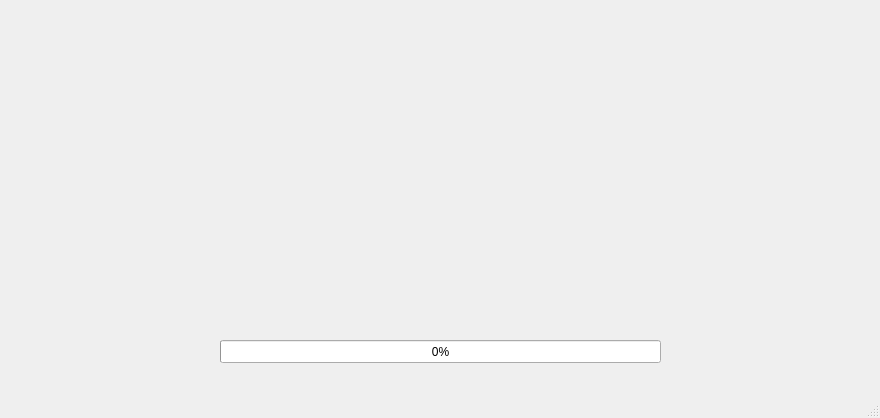
<?xml version="1.0" encoding="UTF-8"?>
<ui version="4.0">
 <class>MainWindow</class>
 <widget class="QMainWindow" name="MainWindow">
  <property name="geometry">
   <rect>
    <x>0</x>
    <y>0</y>
    <width>880</width>
    <height>418</height>
   </rect>
  </property>
  <property name="minimumSize">
   <size>
    <width>880</width>
    <height>418</height>
   </size>
  </property>
  <property name="maximumSize">
   <size>
    <width>880</width>
    <height>418</height>
   </size>
  </property>
  <property name="windowTitle">
   <string>Splash screen - Omar Othman</string>
  </property>
  <property name="styleSheet">
   <string notr="true">QToolTip
{
    border: 1px solid #76797C;
    background-color: rgb(90, 102, 117);;
    color: white;
    padding: 5px;
    opacity: 200;
}

QWidget
{
    color: #eff0f1;
    background-color: #31363b;
    selection-background-color:#3daee9;
    selection-color: #eff0f1;
    background-clip: border;
    border-image: none;
    border: 0px transparent black;
    outline: 0;
}

QWidget:item:hover
{
    background-color: #18465d;
    color: #eff0f1;
}

QWidget:item:selected
{
    background-color: #18465d;
}

QCheckBox
{
    spacing: 5px;
    outline: none;
    color: #eff0f1;
    margin-bottom: 2px;
}

QCheckBox:disabled
{
    color: #76797C;
}

QCheckBox::indicator,
QGroupBox::indicator
{
    width: 18px;
    height: 18px;
}
QGroupBox::indicator
{
    margin-left: 2px;
}

QCheckBox::indicator:unchecked
{
    image: url(:/qss_icons/rc/checkbox_unchecked.png);
}

QCheckBox::indicator:unchecked:hover,
QCheckBox::indicator:unchecked:focus,
QCheckBox::indicator:unchecked:pressed,
QGroupBox::indicator:unchecked:hover,
QGroupBox::indicator:unchecked:focus,
QGroupBox::indicator:unchecked:pressed
{
  border: none;
    image: url(:/qss_icons/rc/checkbox_unchecked_focus.png);
}

QCheckBox::indicator:checked
{
    image: url(:/qss_icons/rc/checkbox_checked.png);
}

QCheckBox::indicator:checked:hover,
QCheckBox::indicator:checked:focus,
QCheckBox::indicator:checked:pressed,
QGroupBox::indicator:checked:hover,
QGroupBox::indicator:checked:focus,
QGroupBox::indicator:checked:pressed
{
  border: none;
    image: url(:/qss_icons/rc/checkbox_checked_focus.png);
}


QCheckBox::indicator:indeterminate
{
    image: url(:/qss_icons/rc/checkbox_indeterminate.png);
}

QCheckBox::indicator:indeterminate:focus,
QCheckBox::indicator:indeterminate:hover,
QCheckBox::indicator:indeterminate:pressed
{
    image: url(:/qss_icons/rc/checkbox_indeterminate_focus.png);
}

QCheckBox::indicator:checked:disabled,
QGroupBox::indicator:checked:disabled
{
    image: url(:/qss_icons/rc/checkbox_checked_disabled.png);
}

QCheckBox::indicator:unchecked:disabled,
QGroupBox::indicator:unchecked:disabled
{
    image: url(:/qss_icons/rc/checkbox_unchecked_disabled.png);
}

QRadioButton
{
    spacing: 5px;
    outline: none;
    color: #eff0f1;
    margin-bottom: 2px;
}

QRadioButton:disabled
{
    color: #76797C;
}
QRadioButton::indicator
{
    width: 21px;
    height: 21px;
}

QRadioButton::indicator:unchecked
{
    image: url(:/qss_icons/rc/radio_unchecked.png);
}


QRadioButton::indicator:unchecked:hover,
QRadioButton::indicator:unchecked:focus,
QRadioButton::indicator:unchecked:pressed
{
    border: none;
    outline: none;
    image: url(:/qss_icons/rc/radio_unchecked_focus.png);
}

QRadioButton::indicator:checked
{
    border: none;
    outline: none;
    image: url(:/qss_icons/rc/radio_checked.png);
}

QRadioButton::indicator:checked:hover,
QRadioButton::indicator:checked:focus,
QRadioButton::indicator:checked:pressed
{
    border: none;
    outline: none;
    image: url(:/qss_icons/rc/radio_checked_focus.png);
}

QRadioButton::indicator:checked:disabled
{
    outline: none;
    image: url(:/qss_icons/rc/radio_checked_disabled.png);
}

QRadioButton::indicator:unchecked:disabled
{
    image: url(:/qss_icons/rc/radio_unchecked_disabled.png);
}


QMenuBar
{
    background-color: #31363b;
    color: #eff0f1;
}

QMenuBar::item
{
    background: transparent;
}

QMenuBar::item:selected
{
    background: transparent;
    border: 1px solid #76797C;
}

QMenuBar::item:pressed
{
    border: 1px solid #76797C;
    background-color: #3daee9;
    color: #eff0f1;
    margin-bottom:-1px;
    padding-bottom:1px;
}

QMenu
{
    border: 1px solid #76797C;
    color: #eff0f1;
    margin: 2px;
}

QMenu::icon
{
    margin: 5px;
}

QMenu::item
{
    padding: 5px 30px 5px 30px;
    border: 1px solid transparent; /* reserve space for selection border */
}

QMenu::item:selected
{
    color: #eff0f1;
}

QMenu::separator {
    height: 2px;
    background: lightblue;
    margin-left: 10px;
    margin-right: 5px;
}

QMenu::indicator {
    width: 18px;
    height: 18px;
}

/* non-exclusive indicator = check box style indicator
   (see QActionGroup::setExclusive) */
QMenu::indicator:non-exclusive:unchecked {
    image: url(:/qss_icons/rc/checkbox_unchecked.png);
}

QMenu::indicator:non-exclusive:unchecked:selected {
    image: url(:/qss_icons/rc/checkbox_unchecked_disabled.png);
}

QMenu::indicator:non-exclusive:checked {
    image: url(:/qss_icons/rc/checkbox_checked.png);
}

QMenu::indicator:non-exclusive:checked:selected {
    image: url(:/qss_icons/rc/checkbox_checked_disabled.png);
}

/* exclusive indicator = radio button style indicator (see QActionGroup::setExclusive) */
QMenu::indicator:exclusive:unchecked {
    image: url(:/qss_icons/rc/radio_unchecked.png);
}

QMenu::indicator:exclusive:unchecked:selected {
    image: url(:/qss_icons/rc/radio_unchecked_disabled.png);
}

QMenu::indicator:exclusive:checked {
    image: url(:/qss_icons/rc/radio_checked.png);
}

QMenu::indicator:exclusive:checked:selected {
    image: url(:/qss_icons/rc/radio_checked_disabled.png);
}

QMenu::right-arrow {
    margin: 5px;
    image: url(:/qss_icons/rc/right_arrow.png)
}


QWidget:disabled
{
    color: #454545;
    background-color: #31363b;
}

QAbstractItemView
{
    alternate-background-color: #31363b;
    color: #eff0f1;
    border: 1px solid 3A3939;
    border-radius: 2px;
}

QWidget:focus, QMenuBar:focus
{
    border: 1px solid #3daee9;
}

QTabWidget:focus, QCheckBox:focus, QRadioButton:focus, QSlider:focus
{
    border: none;
}

QLineEdit
{
    background-color: #232629;
    padding: 5px;
    border-style: solid;
    border: 1px solid #76797C;
    border-radius: 2px;
    color: #eff0f1;
}

QAbstractItemView QLineEdit
{
    padding: 0;
}

QGroupBox {
    border:1px solid #76797C;
    border-radius: 2px;
    margin-top: 20px;
}

QGroupBox::title {
    subcontrol-origin: margin;
    subcontrol-position: top center;
    padding-left: 10px;
    padding-right: 10px;
    padding-top: 10px;
}

QAbstractScrollArea
{
    border-radius: 2px;
    border: 1px solid #76797C;
    background-color: transparent;
}

QScrollBar:horizontal
{
    height: 15px;
    margin: 3px 15px 3px 15px;
    border: 1px transparent #2A2929;
    border-radius: 4px;
    background-color: #2A2929;
}

QScrollBar::handle:horizontal
{
    background-color: #605F5F;
    min-width: 5px;
    border-radius: 4px;
}

QScrollBar::add-line:horizontal
{
    margin: 0px 3px 0px 3px;
    border-image: url(:/qss_icons/rc/right_arrow_disabled.png);
    width: 10px;
    height: 10px;
    subcontrol-position: right;
    subcontrol-origin: margin;
}

QScrollBar::sub-line:horizontal
{
    margin: 0px 3px 0px 3px;
    border-image: url(:/qss_icons/rc/left_arrow_disabled.png);
    height: 10px;
    width: 10px;
    subcontrol-position: left;
    subcontrol-origin: margin;
}

QScrollBar::add-line:horizontal:hover,QScrollBar::add-line:horizontal:on
{
    border-image: url(:/qss_icons/rc/right_arrow.png);
    height: 10px;
    width: 10px;
    subcontrol-position: right;
    subcontrol-origin: margin;
}


QScrollBar::sub-line:horizontal:hover, QScrollBar::sub-line:horizontal:on
{
    border-image: url(:/qss_icons/rc/left_arrow.png);
    height: 10px;
    width: 10px;
    subcontrol-position: left;
    subcontrol-origin: margin;
}

QScrollBar::up-arrow:horizontal, QScrollBar::down-arrow:horizontal
{
    background: none;
}


QScrollBar::add-page:horizontal, QScrollBar::sub-page:horizontal
{
    background: none;
}

QScrollBar:vertical
{
    background-color: #2A2929;
    width: 15px;
    margin: 15px 3px 15px 3px;
    border: 1px transparent #2A2929;
    border-radius: 4px;
}

QScrollBar::handle:vertical
{
    background-color: #605F5F;
    min-height: 5px;
    border-radius: 4px;
}

QScrollBar::sub-line:vertical
{
    margin: 3px 0px 3px 0px;
    border-image: url(:/qss_icons/rc/up_arrow_disabled.png);
    height: 10px;
    width: 10px;
    subcontrol-position: top;
    subcontrol-origin: margin;
}

QScrollBar::add-line:vertical
{
    margin: 3px 0px 3px 0px;
    border-image: url(:/qss_icons/rc/down_arrow_disabled.png);
    height: 10px;
    width: 10px;
    subcontrol-position: bottom;
    subcontrol-origin: margin;
}

QScrollBar::sub-line:vertical:hover,QScrollBar::sub-line:vertical:on
{

    border-image: url(:/qss_icons/rc/up_arrow.png);
    height: 10px;
    width: 10px;
    subcontrol-position: top;
    subcontrol-origin: margin;
}


QScrollBar::add-line:vertical:hover, QScrollBar::add-line:vertical:on
{
    border-image: url(:/qss_icons/rc/down_arrow.png);
    height: 10px;
    width: 10px;
    subcontrol-position: bottom;
    subcontrol-origin: margin;
}

QScrollBar::up-arrow:vertical, QScrollBar::down-arrow:vertical
{
    background: none;
}


QScrollBar::add-page:vertical, QScrollBar::sub-page:vertical
{
    background: none;
}

QTextEdit
{
    background-color: #232629;
    color: #eff0f1;
    border: 1px solid #76797C;
}

QPlainTextEdit
{
    background-color: #232629;;
    color: #eff0f1;
    border-radius: 2px;
    border: 1px solid #76797C;
}

QHeaderView::section
{
    background-color: #76797C;
    color: #eff0f1;
    padding: 5px;
    border: 1px solid #76797C;
}

QSizeGrip {
    image: url(:/qss_icons/rc/sizegrip.png);
    width: 12px;
    height: 12px;
}


QMainWindow::separator
{
    background-color: #31363b;
    color: white;
    padding-left: 4px;
    spacing: 2px;
    border: 1px dashed #76797C;
}

QMainWindow::separator:hover
{

    background-color: #787876;
    color: white;
    padding-left: 4px;
    border: 1px solid #76797C;
    spacing: 2px;
}


QMenu::separator
{
    height: 1px;
    background-color: #76797C;
    color: white;
    padding-left: 4px;
    margin-left: 10px;
    margin-right: 5px;
}


QFrame
{
    border-radius: 2px;
    border: 1px solid #76797C;
}

QFrame[frameShape=&quot;0&quot;]
{
    border-radius: 2px;
    border: 1px transparent #76797C;
}

QStackedWidget
{
    border: 1px transparent black;
}

QToolBar {
    border: 1px transparent #393838;
    background: 1px solid #31363b;
    font-weight: bold;
}

QToolBar::handle:horizontal {
    image: url(:/qss_icons/rc/Hmovetoolbar.png);
}
QToolBar::handle:vertical {
    image: url(:/qss_icons/rc/Vmovetoolbar.png);
}
QToolBar::separator:horizontal {
    image: url(:/qss_icons/rc/Hsepartoolbar.png);
}
QToolBar::separator:vertical {
    image: url(:/qss_icons/rc/Vsepartoolbar.png);
}
QToolButton#qt_toolbar_ext_button {
    background: #58595a
}

QPushButton
{
    color: #eff0f1;
    background-color: #31363b;
    border-width: 1px;
    border-color: #76797C;
    border-style: solid;
    padding: 5px;
    border-radius: 2px;
    outline: none;
}

QPushButton:disabled
{
    background-color: #31363b;
    border-width: 1px;
    border-color: #454545;
    border-style: solid;
    padding-top: 5px;
    padding-bottom: 5px;
    padding-left: 10px;
    padding-right: 10px;
    border-radius: 2px;
    color: #454545;
}

QPushButton:focus {
    background-color: #3daee9;
    color: white;
}

QPushButton:pressed
{
    background-color: #3daee9;
    padding-top: -15px;
    padding-bottom: -17px;
}

QComboBox
{
    selection-background-color: #3daee9;
    border-style: solid;
    border: 1px solid #76797C;
    border-radius: 2px;
    padding: 5px;
    min-width: 75px;
}

QPushButton:checked{
    background-color: #76797C;
    border-color: #6A6969;
}

QComboBox:hover,QPushButton:hover,QAbstractSpinBox:hover,QLineEdit:hover,QTextEdit:hover,QPlainTextEdit:hover,QAbstractView:hover,QTreeView:hover
{
    border: 1px solid #3daee9;
    color: #eff0f1;
}

QComboBox:on
{
    padding-top: 3px;
    padding-left: 4px;
    selection-background-color: #4a4a4a;
}

QComboBox QAbstractItemView
{
    background-color: #232629;
    border-radius: 2px;
    border: 1px solid #76797C;
    selection-background-color: #18465d;
}

QComboBox::drop-down
{
    subcontrol-origin: padding;
    subcontrol-position: top right;
    width: 15px;

    border-left-width: 0px;
    border-left-color: darkgray;
    border-left-style: solid;
    border-top-right-radius: 3px;
    border-bottom-right-radius: 3px;
}

QComboBox::down-arrow
{
    image: url(:/qss_icons/rc/down_arrow_disabled.png);
}

QComboBox::down-arrow:on, QComboBox::down-arrow:hover,
QComboBox::down-arrow:focus
{
    image: url(:/qss_icons/rc/down_arrow.png);
}

QAbstractSpinBox {
    padding: 5px;
    border: 1px solid #76797C;
    background-color: #232629;
    color: #eff0f1;
    border-radius: 2px;
    min-width: 75px;
}

QAbstractSpinBox:up-button
{
    background-color: transparent;
    subcontrol-origin: border;
    subcontrol-position: center right;
}

QAbstractSpinBox:down-button
{
    background-color: transparent;
    subcontrol-origin: border;
    subcontrol-position: center left;
}

QAbstractSpinBox::up-arrow,QAbstractSpinBox::up-arrow:disabled,QAbstractSpinBox::up-arrow:off {
    image: url(:/qss_icons/rc/up_arrow_disabled.png);
    width: 10px;
    height: 10px;
}
QAbstractSpinBox::up-arrow:hover
{
    image: url(:/qss_icons/rc/up_arrow.png);
}


QAbstractSpinBox::down-arrow,QAbstractSpinBox::down-arrow:disabled,QAbstractSpinBox::down-arrow:off
{
    image: url(:/qss_icons/rc/down_arrow_disabled.png);
    width: 10px;
    height: 10px;
}
QAbstractSpinBox::down-arrow:hover
{
    image: url(:/qss_icons/rc/down_arrow.png);
}


QLabel
{
    border: 0px solid black;
}

QTabWidget{
    border: 0px transparent black;
}

QTabWidget::pane {
    border: 1px solid #76797C;
    padding: 5px;
    margin: 0px;
}

QTabWidget::tab-bar {
    left: 5px; /* move to the right by 5px */
}

QTabBar
{
    qproperty-drawBase: 0;
    border-radius: 3px;
}

QTabBar:focus
{
    border: 0px transparent black;
}

QTabBar::close-button  {
    image: url(:/qss_icons/rc/close.png);
    background: transparent;
}

QTabBar::close-button:hover
{
    image: url(:/qss_icons/rc/close-hover.png);
    background: transparent;
}

QTabBar::close-button:pressed {
    image: url(:/qss_icons/rc/close-pressed.png);
    background: transparent;
}

/* TOP TABS */
QTabBar::tab:top {
    color: #eff0f1;
    border: 1px solid #76797C;
    border-bottom: 1px transparent black;
    background-color: #31363b;
    padding: 5px;
    min-width: 50px;
    border-top-left-radius: 2px;
    border-top-right-radius: 2px;
}

QTabBar::tab:top:!selected
{
    color: #eff0f1;
    background-color: #54575B;
    border: 1px solid #76797C;
    border-bottom: 1px transparent black;
    border-top-left-radius: 2px;
    border-top-right-radius: 2px;
}

QTabBar::tab:top:!selected:hover {
    background-color: #3daee9;
}

/* BOTTOM TABS */
QTabBar::tab:bottom {
    color: #eff0f1;
    border: 1px solid #76797C;
    border-top: 1px transparent black;
    background-color: #31363b;
    padding: 5px;
    border-bottom-left-radius: 2px;
    border-bottom-right-radius: 2px;
    min-width: 50px;
}

QTabBar::tab:bottom:!selected
{
    color: #eff0f1;
    background-color: #54575B;
    border: 1px solid #76797C;
    border-top: 1px transparent black;
    border-bottom-left-radius: 2px;
    border-bottom-right-radius: 2px;
}

QTabBar::tab:bottom:!selected:hover {
    background-color: #3daee9;
}

/* LEFT TABS */
QTabBar::tab:left {
    color: #eff0f1;
    border: 1px solid #76797C;
    border-left: 1px transparent black;
    background-color: #31363b;
    padding: 5px;
    border-top-right-radius: 2px;
    border-bottom-right-radius: 2px;
    min-height: 50px;
}

QTabBar::tab:left:!selected
{
    color: #eff0f1;
    background-color: #54575B;
    border: 1px solid #76797C;
    border-left: 1px transparent black;
    border-top-right-radius: 2px;
    border-bottom-right-radius: 2px;
}

QTabBar::tab:left:!selected:hover {
    background-color: #3daee9;
}


/* RIGHT TABS */
QTabBar::tab:right {
    color: #eff0f1;
    border: 1px solid #76797C;
    border-right: 1px transparent black;
    background-color: #31363b;
    padding: 5px;
    border-top-left-radius: 2px;
    border-bottom-left-radius: 2px;
    min-height: 50px;
}

QTabBar::tab:right:!selected
{
    color: #eff0f1;
    background-color: #54575B;
    border: 1px solid #76797C;
    border-right: 1px transparent black;
    border-top-left-radius: 2px;
    border-bottom-left-radius: 2px;
}

QTabBar::tab:right:!selected:hover {
    background-color: #3daee9;
}

QTabBar QToolButton::right-arrow:enabled {
     image: url(:/qss_icons/rc/right_arrow.png);
 }

 QTabBar QToolButton::left-arrow:enabled {
     image: url(:/qss_icons/rc/left_arrow.png);
 }

QTabBar QToolButton::right-arrow:disabled {
     image: url(:/qss_icons/rc/right_arrow_disabled.png);
 }

 QTabBar QToolButton::left-arrow:disabled {
     image: url(:/qss_icons/rc/left_arrow_disabled.png);
 }


QDockWidget {
    background: #31363b;
    border: 1px solid #403F3F;
    titlebar-close-icon: url(:/qss_icons/rc/close.png);
    titlebar-normal-icon: url(:/qss_icons/rc/undock.png);
}

QDockWidget::close-button, QDockWidget::float-button {
    border: 1px solid transparent;
    border-radius: 2px;
    background: transparent;
}

QDockWidget::close-button:hover, QDockWidget::float-button:hover {
    background: rgba(255, 255, 255, 10);
}

QDockWidget::close-button:pressed, QDockWidget::float-button:pressed {
    padding: 1px -1px -1px 1px;
    background: rgba(255, 255, 255, 10);
}

QTreeView, QListView
{
    border: 1px solid #76797C;
    background-color: #232629;
}

QTreeView:branch:selected, QTreeView:branch:hover
{
    background: url(:/qss_icons/rc/transparent.png);
}

QTreeView::branch:has-siblings:!adjoins-item {
    border-image: url(:/qss_icons/rc/transparent.png);
}

QTreeView::branch:has-siblings:adjoins-item {
    border-image: url(:/qss_icons/rc/transparent.png);
}

QTreeView::branch:!has-children:!has-siblings:adjoins-item {
    border-image: url(:/qss_icons/rc/transparent.png);
}

QTreeView::branch:has-children:!has-siblings:closed,
QTreeView::branch:closed:has-children:has-siblings {
    image: url(:/qss_icons/rc/branch_closed.png);
}

QTreeView::branch:open:has-children:!has-siblings,
QTreeView::branch:open:has-children:has-siblings  {
    image: url(:/qss_icons/rc/branch_open.png);
}

QTreeView::branch:has-children:!has-siblings:closed:hover,
QTreeView::branch:closed:has-children:has-siblings:hover {
    image: url(:/qss_icons/rc/branch_closed-on.png);
    }

QTreeView::branch:open:has-children:!has-siblings:hover,
QTreeView::branch:open:has-children:has-siblings:hover  {
    image: url(:/qss_icons/rc/branch_open-on.png);
    }

QListView::item:!selected:hover, QTreeView::item:!selected:hover  {
    background: #18465d;
    outline: 0;
    color: #eff0f1
}

QListView::item:selected:hover, QTreeView::item:selected:hover  {
    background: #287399;
    color: #eff0f1;
}

QTreeView::indicator:checked, QListView::indicator:checked
{
    image: url(:/qss_icons/rc/checkbox_checked.png);
}

QTreeView::indicator:checked, QListView::indicator:checked
{
    image: url(:/qss_icons/rc/checkbox_unchecked.png);
}

QTreeView::indicator:checked:hover,
QTreeView::indicator:checked:focus,
QTreeView::indicator:checked:pressed,
QListView::indicator:checked:hover,
QListView::indicator:checked:focus,
QListView::indicator:checked:pressed
{
    image: url(:/qss_icons/rc/checkbox_checked_focus.png);
}

QTreeView::indicator:unchecked:hover,
QTreeView::indicator:unchecked:focus,
QTreeView::indicator:unchecked:pressed,
QListView::indicator:unchecked:hover,
QListView::indicator:unchecked:focus,
QListView::indicator:unchecked:pressed
{
    image: url(:/qss_icons/rc/checkbox_unchecked_focus.png);
}

QSlider::groove:horizontal {
    border: 1px solid #565a5e;
    height: 4px;
    background: #565a5e;
    margin: 0px;
    border-radius: 2px;
}

QSlider::handle:horizontal {
    background: #232629;
    border: 1px solid #565a5e;
    width: 16px;
    height: 16px;
    margin: -8px 0;
    border-radius: 9px;
}

QSlider::groove:vertical {
    border: 1px solid #565a5e;
    width: 4px;
    background: #565a5e;
    margin: 0px;
    border-radius: 3px;
}

QSlider::handle:vertical {
    background: #232629;
    border: 1px solid #565a5e;
    width: 16px;
    height: 16px;
    margin: 0 -8px;
    border-radius: 9px;
}

QToolButton {
    background-color: transparent;
    border: 1px transparent #76797C;
    border-radius: 2px;
    margin: 3px;
    padding: 5px;
}

QToolButton[popupMode=&quot;1&quot;] { /* only for MenuButtonPopup */
 padding-right: 20px; /* make way for the popup button */
 border: 1px #76797C;
 border-radius: 5px;
}

QToolButton[popupMode=&quot;2&quot;] { /* only for InstantPopup */
 padding-right: 10px; /* make way for the popup button */
 border: 1px #76797C;
}


QToolButton:hover, QToolButton::menu-button:hover {
    background-color: transparent;
    border: 1px solid #3daee9;
    padding: 5px;
}

QToolButton:checked, QToolButton:pressed,
        QToolButton::menu-button:pressed {
    background-color: #3daee9;
    border: 1px solid #3daee9;
    padding: 5px;
}

/* the subcontrol below is used only in the InstantPopup or DelayedPopup mode */
QToolButton::menu-indicator {
    image: url(:/qss_icons/rc/down_arrow.png);
    top: -7px; left: -2px; /* shift it a bit */
}

/* the subcontrols below are used only in the MenuButtonPopup mode */
QToolButton::menu-button {
    border: 1px transparent #76797C;
    border-top-right-radius: 6px;
    border-bottom-right-radius: 6px;
    /* 16px width + 4px for border = 20px allocated above */
    width: 16px;
    outline: none;
}

QToolButton::menu-arrow {
    image: url(:/qss_icons/rc/down_arrow.png);
}

QToolButton::menu-arrow:open {
    border: 1px solid #76797C;
}

QPushButton::menu-indicator  {
    subcontrol-origin: padding;
    subcontrol-position: bottom right;
    left: 8px;
}

QTableView
{
    border: 1px solid #76797C;
    gridline-color: #31363b;
    background-color: #232629;
}


QTableView, QHeaderView
{
    border-radius: 0px;
}

QTableView::item:pressed, QListView::item:pressed, QTreeView::item:pressed  {
    background: #18465d;
    color: #eff0f1;
}

QTableView::item:selected:active, QTreeView::item:selected:active, QListView::item:selected:active  {
    background: #287399;
    color: #eff0f1;
}


QHeaderView
{
    background-color: #31363b;
    border: 1px transparent;
    border-radius: 0px;
    margin: 0px;
    padding: 0px;

}

QHeaderView::section  {
    background-color: #31363b;
    color: #eff0f1;
    padding: 5px;
    border: 1px solid #76797C;
    border-radius: 0px;
    text-align: center;
}

QHeaderView::section::vertical::first, QHeaderView::section::vertical::only-one
{
    border-top: 1px solid #76797C;
}

QHeaderView::section::vertical
{
    border-top: transparent;
}

QHeaderView::section::horizontal::first, QHeaderView::section::horizontal::only-one
{
    border-left: 1px solid #76797C;
}

QHeaderView::section::horizontal
{
    border-left: transparent;
}


QHeaderView::section:checked
 {
    color: white;
    background-color: #334e5e;
 }

 /* style the sort indicator */
QHeaderView::down-arrow {
    image: url(:/qss_icons/rc/down_arrow.png);
}

QHeaderView::up-arrow {
    image: url(:/qss_icons/rc/up_arrow.png);
}


QTableCornerButton::section {
    background-color: #31363b;
    border: 1px transparent #76797C;
    border-radius: 0px;
}

QToolBox  {
    padding: 5px;
    border: 1px transparent black;
}

QToolBox::tab {
    color: #eff0f1;
    background-color: #31363b;
    border: 1px solid #76797C;
    border-bottom: 1px transparent #31363b;
    border-top-left-radius: 5px;
    border-top-right-radius: 5px;
}

QToolBox::tab:selected { /* italicize selected tabs */
    font: italic;
    background-color: #31363b;
    border-color: #3daee9;
 }

QStatusBar::item {
    border: 0px transparent dark;
 }


QFrame[height=&quot;3&quot;], QFrame[width=&quot;3&quot;] {
    background-color: #76797C;
}


QSplitter::handle {
    border: 1px dashed #76797C;
}

QSplitter::handle:hover {
    background-color: #787876;
    border: 1px solid #76797C;
}

QSplitter::handle:horizontal {
    width: 1px;
}

QSplitter::handle:vertical {
    height: 1px;
}

QProgressBar {
    border: 1px solid #76797C;
    border-radius: 5px;
    text-align: center;
}

QProgressBar::chunk {
    background-color: #05B8CC;
}

QDateEdit
{
    selection-background-color: #3daee9;
    border-style: solid;
    border: 1px solid #3375A3;
    border-radius: 2px;
    padding: 1px;
    min-width: 75px;
}

QDateEdit:on
{
    padding-top: 3px;
    padding-left: 4px;
    selection-background-color: #4a4a4a;
}

QDateEdit QAbstractItemView
{
    background-color: #232629;
    border-radius: 2px;
    border: 1px solid #3375A3;
    selection-background-color: #3daee9;
}

QDateEdit::drop-down
{
    subcontrol-origin: padding;
    subcontrol-position: top right;
    width: 15px;
    border-left-width: 0px;
    border-left-color: darkgray;
    border-left-style: solid;
    border-top-right-radius: 3px;
    border-bottom-right-radius: 3px;
}

QDateEdit::down-arrow
{
    image: url(:/qss_icons/rc/down_arrow_disabled.png);
}

QDateEdit::down-arrow:on, QDateEdit::down-arrow:hover,
QDateEdit::down-arrow:focus
{
    image: url(:/qss_icons/rc/down_arrow.png);
}</string>
  </property>
  <widget class="QWidget" name="centralwidget">
   <widget class="QLabel" name="splah_image">
    <property name="geometry">
     <rect>
      <x>260</x>
      <y>30</y>
      <width>361</width>
      <height>301</height>
     </rect>
    </property>
    <property name="text">
     <string/>
    </property>
   </widget>
   <widget class="QProgressBar" name="progressBar">
    <property name="geometry">
     <rect>
      <x>220</x>
      <y>340</y>
      <width>441</width>
      <height>23</height>
     </rect>
    </property>
    <property name="value">
     <number>0</number>
    </property>
   </widget>
  </widget>
  <widget class="QStatusBar" name="statusbar"/>
 </widget>
 <resources/>
 <connections/>
</ui>
